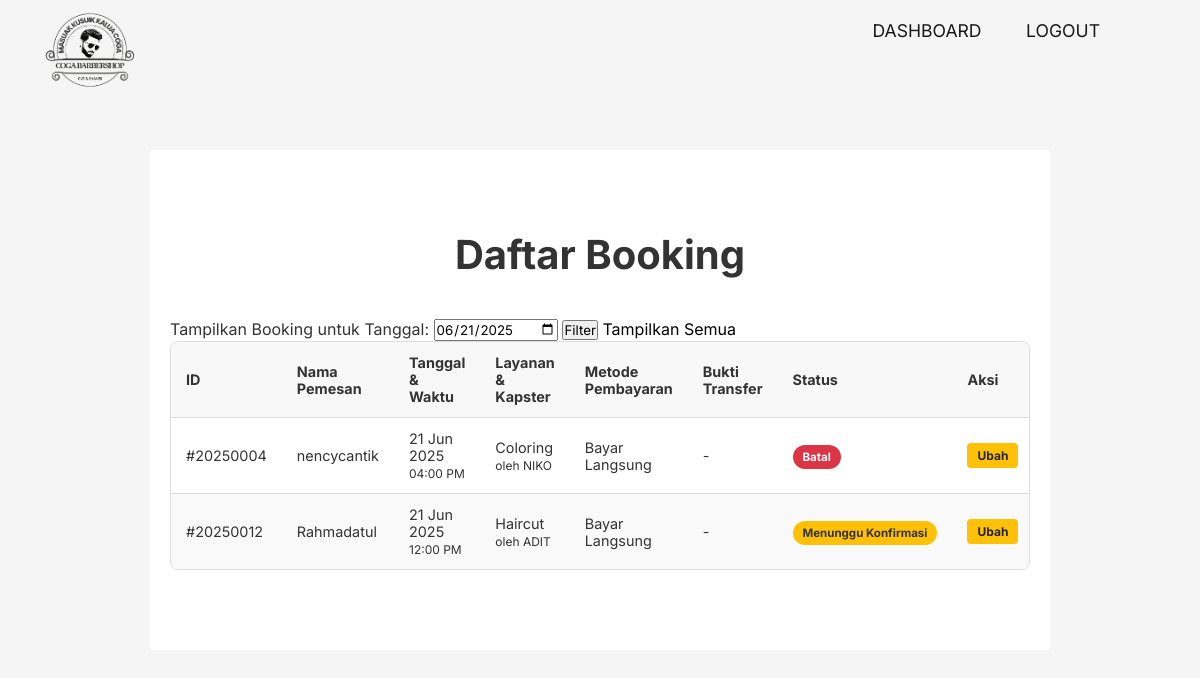
The app's page /admin_page.php?tanggal=2025-06-21 (signed in) with its own data.
### tables this page shows
CREATE TABLE `bookings` (
  `id_booking` int(11) NOT NULL,
  `user_id` int(11) NOT NULL,
  `id_service` char(5) NOT NULL,
  `id_kapster` char(5) NOT NULL,
  `id_slot` int(11) NOT NULL,
  `id_metode` int(11) NOT NULL,
  `tanggal_booking` date NOT NULL,
  `total_harga` int(11) NOT NULL,
  `bukti_transfer` varchar(255) DEFAULT NULL,
  `status_booking` enum('Menunggu Konfirmasi','Dikonfirmasi','Selesai','Batal') DEFAULT 'Menunggu Konfirmasi',
  `tanggal_dibuat` timestamp NOT NULL DEFAULT current_timestamp()
);

CREATE TABLE `users` (
  `user_id` int(11) NOT NULL,
  `full_name` varchar(255) NOT NULL,
  `email` varchar(255) NOT NULL,
  `phone_number` varchar(50) DEFAULT NULL,
  `password` varchar(255) NOT NULL,
  `role` enum('user','admin') NOT NULL DEFAULT 'user',
  `created_at` timestamp NOT NULL DEFAULT current_timestamp()
);

CREATE TABLE `slot_waktu` (
  `id_slot` int(11) NOT NULL,
  `jam` time NOT NULL
);

CREATE TABLE `services` (
  `id_service` char(5) NOT NULL,
  `nama_service` varchar(100) NOT NULL,
  `harga` int(11) NOT NULL
);

CREATE TABLE `kapsters` (
  `id_kapster` char(5) NOT NULL,
  `nama_kapster` varchar(100) NOT NULL
);

CREATE TABLE `metode_pembayaran` (
  `id_metode` int(11) NOT NULL,
  `nama_metode` varchar(50) NOT NULL,
  `is_active` tinyint(1) NOT NULL DEFAULT 1
);

### admin_page.php (the view, shortened to what this page needs)
<?php
    require 'koneksi.php';
    $filtered_date = $_GET['tanggal'] ?? '';
    $sql_all_bookings = "SELECT
                            b.id_booking, b.tanggal_booking, b.status_booking, b.bukti_transfer,
                            s.nama_service, k.nama_kapster, sw.jam,
                            u.full_name AS nama_pemesan,
                            mp.nama_metode
                        FROM bookings b
                        JOIN users u ON b.user_id = u.user_id
                        JOIN services s ON b.id_service = s.id_service
                        JOIN kapsters k ON b.id_kapster = k.id_kapster
                        JOIN slot_waktu sw ON b.id_slot = sw.id_slot
                        LEFT JOIN metode_pembayaran mp ON b.id_metode = mp.id_metode";
    if (!empty($filtered_date)) {
        $sql_all_bookings .= " WHERE b.tanggal_booking = ?";
    }
    $sql_all_bookings .= " ORDER BY b.tanggal_booking DESC, sw.jam DESC";
    $stmt = $conn->prepare($sql_all_bookings);
    if (!empty($filtered_date)) {
        $stmt->bind_param("s", $filtered_date);
    }
    $stmt->execute();
    $result = $stmt->get_result();
    $all_bookings = $result->fetch_all(MYSQLI_ASSOC);
?>
<!DOCTYPE html>
<html lang="en">
<head>
    <link rel="stylesheet" href="style.css">
</head>
<body>
    <header>
        <div class="logo-container">
            <img src="gambar/logo.png" alt="Coga Barbershop Logo" class="logo-image">
        </div>
        <nav class="navigation">
            <a href="admin_page.php">DASHBOARD</a>
            <a href="logout.php">LOGOUT</a>
        </nav>
    </header>
    <section class="history-section">
        <div class="container">
            <h2>Daftar Booking</h2>
            <form action="admin_page.php" method="GET" class="filter-form">
                <div class="form-group">
                    <label for="tanggal">Tampilkan Booking untuk Tanggal:</label>
                    <input type="date" id="tanggal" name="tanggal" value="<?php echo htmlspecialchars($filtered_date); ?>">
                    <button type="submit" class="filter-btn">Filter</button>
                    <a href="admin_page.php" class="reset-btn">Tampilkan Semua</a>
                </div>
            </form>
            <div class="table-responsive">
                <table class="history-table">
                    <thead>
                        <tr>
                            <th>ID</th>
                            <th>Nama Pemesan</th>
                            <th>Tanggal & Waktu</th>
                            <th>Layanan & Kapster</th>
                            <th>Metode Pembayaran</th>
                            <th>Bukti Transfer</th>
                            <th>Status</th>
                            <th>Aksi</th>
                        </tr>
                    </thead>
                    <tbody>
                        <?php if (empty($all_bookings)): ?>
                            <tr>
                                <td colspan="8" style="text-align:center;">Tidak ada data booking untuk tanggal yang dipilih.</td>
                            </tr>
                        <?php else: ?>
                            <?php foreach ($all_bookings as $booking): ?>
                                <tr>
                                    <td>#<?php echo $booking['id_booking']; ?></td>
                                    <td><?php echo htmlspecialchars($booking['nama_pemesan']); ?></td>
                                    <td><?php echo date("d M Y", strtotime($booking['tanggal_booking'])); ?><br><small><?php echo date("h:i A", strtotime($booking['jam'])); ?></small></td>
                                    <td><?php echo htmlspecialchars($booking['nama_service']); ?><br><small>oleh <?php echo htmlspecialchars($booking['nama_kapster']); ?></small></td>
                                    <td><?php echo htmlspecialchars($booking['nama_metode'] ?? '-'); ?></td>
                                    <td>
                                        <?php if (!empty($booking['bukti_transfer'])): ?>
                                            <a href="uploads/<?php echo htmlspecialchars($booking['bukti_transfer']); ?>" target="_blank">Lihat Bukti</a>
                                        <?php else: ?>
                                            -
                                        <?php endif; ?>
                                    </td>
                                    <td>
                                        <span class="status-badge status-<?php echo strtolower(str_replace(' ', '-', $booking['status_booking'])); ?>">
                                            <?php echo htmlspecialchars($booking['status_booking']); ?>
                                        </span>
                                    </td>
                                    <td>
                                        <a href="edit_booking.php?id=<?php echo $booking['id_booking']; ?>" class="btn-edit">Ubah</a>
                                    </td>
                                </tr>
                            <?php endforeach; ?>
                        <?php endif; ?>
                    </tbody>
                </table>
            </div>
        </div>
    </section>
</body>
</html>

### style.css (style rules this page uses)
* { margin: 0; padding: 0; box-sizing: border-box; font-family: 'Inter', sans-serif; }
html { scroll-behavior: smooth; }
body { display: flex; flex-direction: column; justify-content: center; align-items: center; min-height: 100vh; background: whitesmoke; }
header { position: fixed; top: 0; left: 0; width: 100%; padding: 20px 100px; display: flex; justify-content: space-between; align-items: center; z-index: 10; background: whitesmoke; backdrop-filter: blur(5px); }
.logo-container { display: flex; align-items: center; }
.logo-image { position: absolute; left: 40px; top: 0px; width: 100px; height: 100px; }
.navigation a { position: relative; font-size: 1.1em; color: rgba(0, 0, 0, 0.9); text-decoration: none; font-weight: 400; margin-left: 40px; }
.navigation a::after { content: ''; position: absolute; left: 0; bottom: -6px; width: 100%; height: 2px; background: rgba(0, 0, 0, 0.9); border-radius: 5px; transform: scaleX(0); transform-origin: right; transition: transform .5s; }
.history-section { padding: 80px 0; background-color: #fff; color: #333; }
.history-section .container { max-width: 900px; margin: 0 auto; padding: 0 20px; }
.history-section h2 { text-align: center; font-size: 2.5em; margin-bottom: 40px; color: #333; }
.table-responsive { overflow-x: auto; border: 1px solid #ddd; border-radius: 8px; }
.history-table { width: 100%; border-collapse: collapse; margin-top: 0; font-size: 0.9em; background-color: #fff; }
.history-table th, .history-table td { padding: 12px 15px; border-bottom: 1px solid #ddd; text-align: left; vertical-align: middle; }
.history-table tbody tr:last-child td { border-bottom: none; }
.history-table thead tr { background-color: #f8f8f8; color: #333; font-weight: bold; }
.history-table tbody tr:nth-child(even) { background-color: #f9f9f9; }
.status-badge { padding: 5px 10px; border-radius: 15px; font-size: 0.8em; color: #fff; font-weight: bold; white-space: nowrap; }
.status-badge.status-menunggu-konfirmasi { background-color: #ffc107; color: #333; }
.status-badge.status-batal { background-color: #dc3545; }
.reset-btn { color: black; text-decoration: none; }

### admin_page.php (style rules this page uses)
.btn-edit { display: inline-block; background-color: #ffc107; color: #212529; padding: 5px 10px; border-radius: 4px; text-decoration: none; font-size: 12px; font-weight: bold; }

### records on screen
bookings: id_booking "20250004", user.full_name "nencycantik", tanggal_booking "21 Jun 2025", id_slot.jam "04:00 PM", id_service.nama_service "Coloring", id_kapster.nama_kapster "NIKO", id_metode.nama_metode "Bayar Langsung", status_booking "Batal"
bookings: id_booking "20250012", user.full_name "Rahmadatul", tanggal_booking "21 Jun 2025", id_slot.jam "12:00 PM", id_service.nama_service "Haircut", id_kapster.nama_kapster "ADIT", id_metode.nama_metode "Bayar Langsung", status_booking "Menunggu Konfirmasi"
